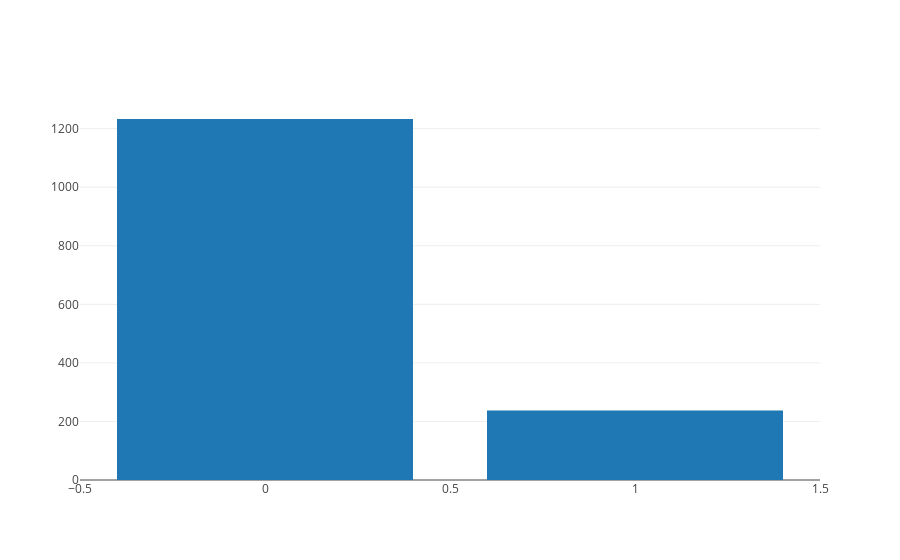

Notebook source saved alongside this figure:
### Code cell
# lets take a quick view of distribution of attrition (target variable) in dataset
data = [go.Bar(
            x=new_attrition_data_df["attrition"].value_counts().index.values,
            y= new_attrition_data_df["attrition"].value_counts().values
    )]

py.iplot(data, filename='basic-bar')

### Figure 1 — Plotly figure (JSON) as saved in the notebook; plotly's stock layout.template omitted (floating-point values rounded to 4 significant figures)
{"data": [{"type": "bar", "x": [0, 1], "y": [1233, 237]}], "layout": {}}
